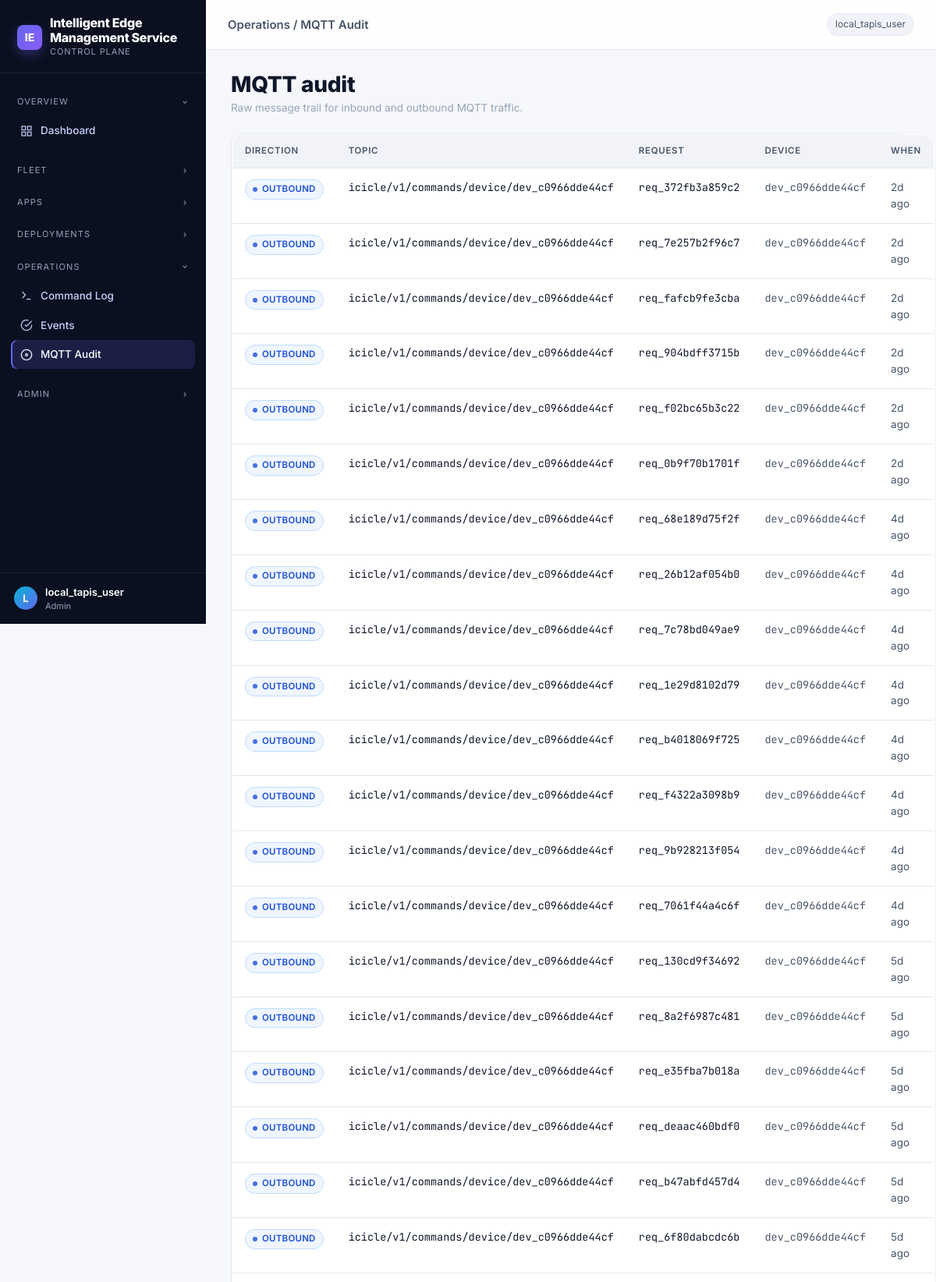
Page /operations/mqtt (upper part) on the committed database.
### tables this page shows
CREATE TABLE users (
    tapis_username  TEXT PRIMARY KEY,
    display_name    TEXT,
    email           TEXT,
    role            TEXT NOT NULL DEFAULT 'operator',  -- operator | researcher | admin
    status          TEXT NOT NULL DEFAULT 'active',
    created_at      TEXT NOT NULL,
    updated_at      TEXT NOT NULL
);

CREATE TABLE mqtt_audit (
    id                       INTEGER PRIMARY KEY AUTOINCREMENT,
    owner_tapis_username     TEXT,
    topic                    TEXT NOT NULL,
    direction                TEXT NOT NULL,         -- OUTBOUND | INBOUND
    request_id               TEXT,
    device_uid               TEXT,
    payload_json             TEXT NOT NULL,
    created_at               TEXT NOT NULL,
    FOREIGN KEY (device_uid) REFERENCES devices(device_uid) ON DELETE SET NULL
);

### app/routes/web/operations.py (the view)
@router.get("/operations/mqtt", response_class=HTMLResponse, name="operations_mqtt")
def mqtt_audit_view(request: Request, limit: int = 200):
    owner = current_username(request)
    return templates.TemplateResponse(
        "operations/mqtt.html",
        {
            "request": request,
            "user": owner,
            "active_nav": "ops_mqtt",
            "events": audit_repo.list_recent(owner, limit=limit),
        },
    )

### app/templates/operations/mqtt.html (shortened to what this page needs)
{% extends "_layout/base.html" %}
{% block topbar_title %}Operations / MQTT Audit{% endblock %}
{% block content %}
<div class="page-header">
  <div>
    <div class="page-header__title"><h1>MQTT audit</h1></div>
    <div class="page-header__subtitle">Raw message trail for inbound and outbound MQTT traffic.</div>
  </div>
</div>
<div class="card">
  <table class="table">
    <thead><tr><th>Direction</th><th>Topic</th><th>Request</th><th>Device</th><th>When</th></tr></thead>
    <tbody>
      {% for e in events %}
        <tr>
          <td><span class="badge {% if e.direction == 'OUTBOUND' %}badge--blue{% else %}badge--violet{% endif %}">{{ e.direction }}</span></td>
          <td class="mono tiny">{{ e.topic }}</td>
          <td class="mono tiny">{{ e.request_id or '—' }}</td>
          <td class="mono tiny text-soft">{{ e.device_uid or '—' }}</td>
          <td class="small text-soft">{{ e.created_at | relative }}</td>
        </tr>
      {% else %}
        <tr><td colspan="5"><span class="text-mute small">No MQTT traffic recorded yet.</span></td></tr>
      {% endfor %}
    </tbody>
  </table>
</div>
{% endblock %}

### app/templates/_layout/sidebar.html (shortened to what this page needs)
<aside class="sidebar">
  <div class="sidebar__brand">
    <div class="sidebar__brand-logo">IE</div>
    <div>
      <div class="sidebar__brand-title">Intelligent Edge Management Service</div>
      <div class="sidebar__brand-sub">Control Plane</div>
    </div>
  </div>
  <nav class="sidebar__nav">
    <div class="nav-group is-open" data-group="overview" data-default-open="true">
      <div class="nav-group__header">
        <span>Overview</span>
        <svg class="nav-group__chevron" width="10" height="10" viewBox="0 0 24 24" fill="none" stroke="currentColor" stroke-width="3"><path d="M9 6l6 6-6 6"/></svg>
      </div>
      <div class="nav-group__items">
        <a class="nav-link {% if active_nav == 'dashboard' %}is-active{% endif %}" href="/">
          <svg class="nav-link__icon" viewBox="0 0 24 24" fill="none" stroke="currentColor" stroke-width="2"><rect x="3" y="3" width="7" height="7"/><rect x="14" y="3" width="7" height="7"/><rect x="14" y="14" width="7" height="7"/><rect x="3" y="14" width="7" height="7"/></svg>
          Dashboard
        </a>
      </div>
    </div>
    <div class="nav-group" data-group="fleet">
      <div class="nav-group__header">
        <span>Fleet</span>
        <svg class="nav-group__chevron" width="10" height="10" viewBox="0 0 24 24" fill="none" stroke="currentColor" stroke-width="3"><path d="M9 6l6 6-6 6"/></svg>
      </div>
    </div>
    <div class="nav-group" data-group="apps">
      <div class="nav-group__header">
        <span>Apps</span>
        <svg class="nav-group__chevron" width="10" height="10" viewBox="0 0 24 24" fill="none" stroke="currentColor" stroke-width="3"><path d="M9 6l6 6-6 6"/></svg>
      </div>
    </div>
    <div class="nav-group" data-group="deployments">
      <div class="nav-group__header">
        <span>Deployments</span>
        <svg class="nav-group__chevron" width="10" height="10" viewBox="0 0 24 24" fill="none" stroke="currentColor" stroke-width="3"><path d="M9 6l6 6-6 6"/></svg>
      </div>
    </div>
    <div class="nav-group" data-group="ops">
      <div class="nav-group__header">
        <span>Operations</span>
        <svg class="nav-group__chevron" width="10" height="10" viewBox="0 0 24 24" fill="none" stroke="currentColor" stroke-width="3"><path d="M9 6l6 6-6 6"/></svg>
      </div>
      <div class="nav-group__items">
        <a class="nav-link {% if active_nav == 'ops_commands' %}is-active{% endif %}" href="/operations/commands">
          <svg class="nav-link__icon" viewBox="0 0 24 24" fill="none" stroke="currentColor" stroke-width="2"><polyline points="4 17 10 11 4 5"/><line x1="12" y1="19" x2="20" y2="19"/></svg>
          Command Log
        </a>
        <a class="nav-link {% if active_nav == 'ops_events' %}is-active{% endif %}" href="/operations/events">
          <svg class="nav-link__icon" viewBox="0 0 24 24" fill="none" stroke="currentColor" stroke-width="2"><path d="M22 11.08V12a10 10 0 1 1-5.93-9.14"/><polyline points="22 4 12 14.01 9 11.01"/></svg>
          Events
        </a>
        <a class="nav-link {% if active_nav == 'ops_mqtt' %}is-active{% endif %}" href="/operations/mqtt">
          <svg class="nav-link__icon" viewBox="0 0 24 24" fill="none" stroke="currentColor" stroke-width="2"><path d="M2 12a10 10 0 0 1 20 0"/><path d="M2 12a10 10 0 0 0 20 0"/><circle cx="12" cy="12" r="2"/></svg>
          MQTT Audit
        </a>
      </div>
    </div>
    {% if request.state.is_admin %}
    <div class="nav-group" data-group="admin">
      <div class="nav-group__header">
        <span>Admin</span>
        <svg class="nav-group__chevron" width="10" height="10" viewBox="0 0 24 24" fill="none" stroke="currentColor" stroke-width="3"><path d="M9 6l6 6-6 6"/></svg>
      </div>
    </div>
    {% endif %}
  </nav>
  <div class="sidebar__footer">
    <div class="sidebar__avatar">{{ (user or 'u')[0]|upper }}</div>
    <div class="sidebar__user">
      <div class="sidebar__user-name">{{ user or 'guest' }}</div>
      <div class="sidebar__user-role">{{ request.state.user_role }}</div>
    </div>
  </div>
</aside>

### rows in the picture
users: state.user_role "Admin"
mqtt_audit: direction "OUTBOUND", topic "icicle/v1/commands/device/dev_c0966dde44cf", request "req_372fb3a859c2", device_uid "dev_c0966dde44cf", created_at|relative "2d ago"
mqtt_audit: direction "OUTBOUND", topic "icicle/v1/commands/device/dev_c0966dde44cf", request "req_7e257b2f96c7", device_uid "dev_c0966dde44cf", created_at|relative "2d ago"
mqtt_audit: direction "OUTBOUND", topic "icicle/v1/commands/device/dev_c0966dde44cf", request "req_fafcb9fe3cba", device_uid "dev_c0966dde44cf", created_at|relative "2d ago"
mqtt_audit: direction "OUTBOUND", topic "icicle/v1/commands/device/dev_c0966dde44cf", request "req_904bdff3715b", device_uid "dev_c0966dde44cf", created_at|relative "2d ago"
mqtt_audit: direction "OUTBOUND", topic "icicle/v1/commands/device/dev_c0966dde44cf", request "req_f02bc65b3c22", device_uid "dev_c0966dde44cf", created_at|relative "2d ago"
mqtt_audit: direction "OUTBOUND", topic "icicle/v1/commands/device/dev_c0966dde44cf", request "req_0b9f70b1701f", device_uid "dev_c0966dde44cf", created_at|relative "2d ago"
mqtt_audit: direction "OUTBOUND", topic "icicle/v1/commands/device/dev_c0966dde44cf", request "req_68e189d75f2f", device_uid "dev_c0966dde44cf", created_at|relative "4d ago"
mqtt_audit: direction "OUTBOUND", topic "icicle/v1/commands/device/dev_c0966dde44cf", request "req_26b12af054b0", device_uid "dev_c0966dde44cf", created_at|relative "4d ago"
mqtt_audit: direction "OUTBOUND", topic "icicle/v1/commands/device/dev_c0966dde44cf", request "req_7c78bd049ae9", device_uid "dev_c0966dde44cf", created_at|relative "4d ago"
mqtt_audit: direction "OUTBOUND", topic "icicle/v1/commands/device/dev_c0966dde44cf", request "req_1e29d8102d79", device_uid "dev_c0966dde44cf", created_at|relative "4d ago"
mqtt_audit: direction "OUTBOUND", topic "icicle/v1/commands/device/dev_c0966dde44cf", request "req_b4018069f725", device_uid "dev_c0966dde44cf", created_at|relative "4d ago"
mqtt_audit: direction "OUTBOUND", topic "icicle/v1/commands/device/dev_c0966dde44cf", request "req_f4322a3098b9", device_uid "dev_c0966dde44cf", created_at|relative "4d ago"
mqtt_audit: direction "OUTBOUND", topic "icicle/v1/commands/device/dev_c0966dde44cf", request "req_9b928213f054", device_uid "dev_c0966dde44cf", created_at|relative "4d ago"
mqtt_audit: direction "OUTBOUND", topic "icicle/v1/commands/device/dev_c0966dde44cf", request "req_7061f44a4c6f", device_uid "dev_c0966dde44cf", created_at|relative "4d ago"
mqtt_audit: direction "OUTBOUND", topic "icicle/v1/commands/device/dev_c0966dde44cf", request "req_130cd9f34692", device_uid "dev_c0966dde44cf", created_at|relative "5d ago"
mqtt_audit: direction "OUTBOUND", topic "icicle/v1/commands/device/dev_c0966dde44cf", request "req_8a2f6987c481", device_uid "dev_c0966dde44cf", created_at|relative "5d ago"
mqtt_audit: direction "OUTBOUND", topic "icicle/v1/commands/device/dev_c0966dde44cf", request "req_e35fba7b018a", device_uid "dev_c0966dde44cf", created_at|relative "5d ago"
mqtt_audit: direction "OUTBOUND", topic "icicle/v1/commands/device/dev_c0966dde44cf", request "req_deaac460bdf0", device_uid "dev_c0966dde44cf", created_at|relative "5d ago"
mqtt_audit: direction "OUTBOUND", topic "icicle/v1/commands/device/dev_c0966dde44cf", request "req_b47abfd457d4", device_uid "dev_c0966dde44cf", created_at|relative "5d ago"
mqtt_audit: direction "OUTBOUND", topic "icicle/v1/commands/device/dev_c0966dde44cf", request "req_6f80dabcdc6b", device_uid "dev_c0966dde44cf", created_at|relative "5d ago"

### other values in the picture
{{ (user or 'u')[0]|upper }} "L"
{{ user or 'guest' }} "local_tapis_user"
